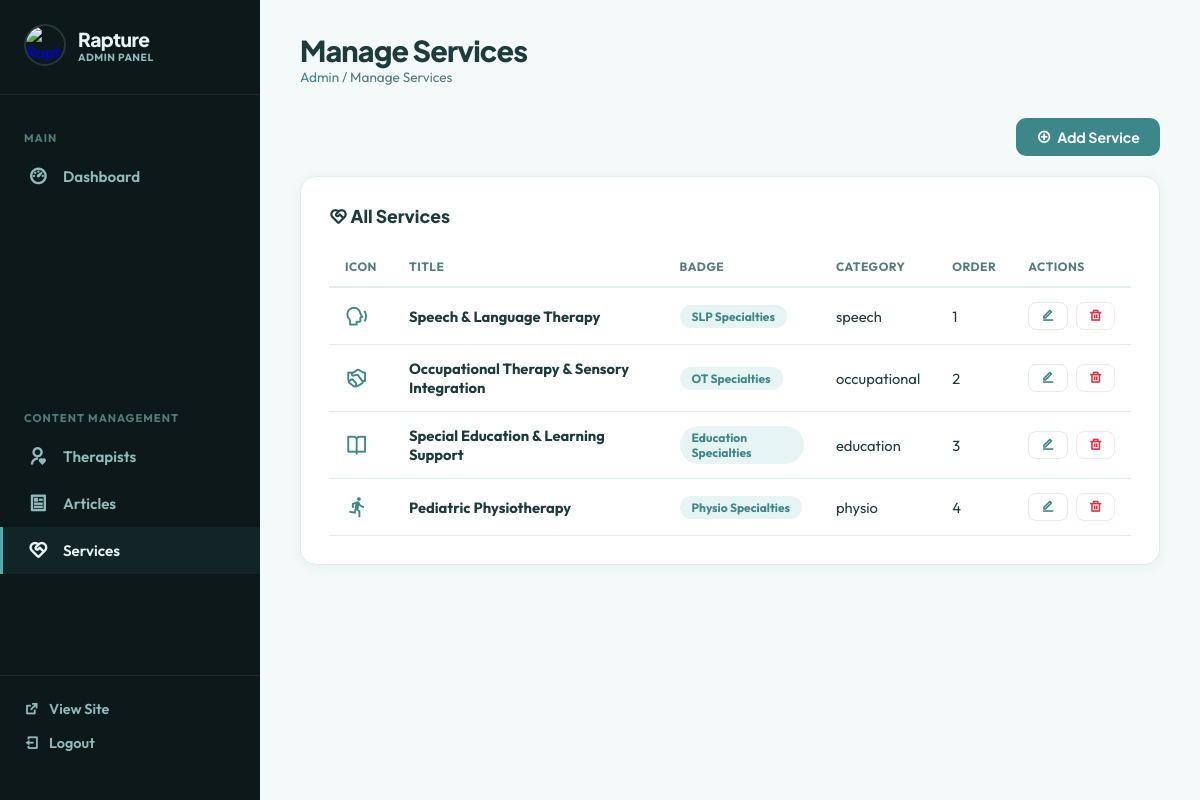
The app's page /admin/services.php (signed in) with its own data.
### tables this page shows
CREATE TABLE services (
            id INTEGER PRIMARY KEY AUTOINCREMENT,
            title TEXT NOT NULL,
            slug TEXT UNIQUE NOT NULL,
            badge_text TEXT DEFAULT '',
            description TEXT DEFAULT '',
            sub_sections TEXT DEFAULT '[]',
            conditions_list TEXT DEFAULT '[]',
            red_flags TEXT DEFAULT '[]',
            card_title TEXT DEFAULT '',
            icon TEXT DEFAULT 'ri-heart-pulse-line',
            category_color TEXT DEFAULT 'speech',
            sort_order INTEGER DEFAULT 0,
            created_at DATETIME DEFAULT CURRENT_TIMESTAMP
        );

### admin/services.php (the view, shortened to what this page needs)
<?php
$db = getDB();
$action = $_GET['action'] ?? 'list';
$editData = null;
require_once __DIR__ . '/includes/header.php';
?>
<?php if ($action === 'add' || $action === 'edit'): ?>
<div class="admin-card">
    <h3><i class="ri-<?= $action === 'edit' ? 'edit' : 'add-circle' ?>-line"></i> <?= $action === 'edit' ? 'Edit' : 'Add' ?> Service</h3>
    <form method="POST" class="admin-form">
        <input type="hidden" name="edit_id" value="<?= $editData['id'] ?? 0 ?>">
        <div class="form-row-admin">
            <div class="form-group">
                <label for="title">Service Title *</label>
                <input type="text" id="title" name="title" value="<?= htmlspecialchars($editData['title'] ?? '') ?>" required placeholder="e.g. Speech & Language Therapy">
            </div>
            <div class="form-group">
                <label for="slug">URL Slug</label>
                <input type="text" id="slug" name="slug" value="<?= htmlspecialchars($editData['slug'] ?? '') ?>" placeholder="Auto-generated if blank">
            </div>
        </div>
        <div class="form-row-admin">
            <div class="form-group">
                <label for="badge_text">Badge Text</label>
                <input type="text" id="badge_text" name="badge_text" value="<?= htmlspecialchars($editData['badge_text'] ?? '') ?>" placeholder="e.g. SLP Specialties">
            </div>
            <div class="form-group">
                <label for="card_title">Card Title</label>
                <input type="text" id="card_title" name="card_title" value="<?= htmlspecialchars($editData['card_title'] ?? '') ?>" placeholder="Short card heading">
            </div>
        </div>
        <div class="form-group">
            <label for="description">Description</label>
            <textarea id="description" name="description"><?= htmlspecialchars($editData['description'] ?? '') ?></textarea>
        </div>
        <div class="form-group">
            <label for="sub_sections">Sub-Sections (JSON array: [{"title":"...","content":"..."}])</label>
            <textarea id="sub_sections" name="sub_sections" style="font-family: monospace; font-size: 0.85rem;"><?= htmlspecialchars($editData['sub_sections'] ?? '[]') ?></textarea>
        </div>
        <div class="form-group">
            <label for="conditions_list">Conditions List (JSON array: ["item1","item2"])</label>
            <textarea id="conditions_list" name="conditions_list" style="font-family: monospace; font-size: 0.85rem;"><?= htmlspecialchars($editData['conditions_list'] ?? '[]') ?></textarea>
        </div>
        <div class="form-group">
            <label for="red_flags">Red Flags (JSON array: ["flag1","flag2"])</label>
            <textarea id="red_flags" name="red_flags" style="font-family: monospace; font-size: 0.85rem;"><?= htmlspecialchars($editData['red_flags'] ?? '[]') ?></textarea>
        </div>
        <div class="form-row-admin">
            <div class="form-group">
                <label for="icon">Remix Icon Class</label>
                <input type="text" id="icon" name="icon" value="<?= htmlspecialchars($editData['icon'] ?? 'ri-heart-pulse-line') ?>" placeholder="ri-heart-pulse-line">
            </div>
            <div class="form-group">
                <label for="category_color">Category Color</label>
                <select id="category_color" name="category_color">
                    <option value="speech" <?= ($editData['category_color'] ?? '') === 'speech' ? 'selected' : '' ?>>Speech (Teal)</option>
                    <option value="occupational" <?= ($editData['category_color'] ?? '') === 'occupational' ? 'selected' : '' ?>>Occupational (Green)</option>
                    <option value="education" <?= ($editData['category_color'] ?? '') === 'education' ? 'selected' : '' ?>>Education (Purple)</option>
                    <option value="physio" <?= ($editData['category_color'] ?? '') === 'physio' ? 'selected' : '' ?>>Physio (Blue)</option>
                </select>
            </div>
        </div>
        <div class="form-group">
            <label for="sort_order">Sort Order</label>
            <input type="number" id="sort_order" name="sort_order" value="<?= htmlspecialchars($editData['sort_order'] ?? '0') ?>">
        </div>
        <div class="admin-modal-actions" style="justify-content: flex-start;">
            <button type="submit" class="btn-admin btn-admin-primary"><i class="ri-save-line"></i> <?= $action === 'edit' ? 'Update' : 'Add' ?> Service</button>
            <a href="services.php" class="btn-admin btn-admin-outline">Cancel</a>
        </div>
    </form>
</div>
<?php else: ?>
<div style="display: flex; justify-content: flex-end; margin-bottom: 20px;">
    <a href="services.php?action=add" class="btn-admin btn-admin-primary"><i class="ri-add-circle-line"></i> Add Service</a>
</div>
<div class="admin-card">
    <h3><i class="ri-service-line"></i> All Services</h3>
    <table class="admin-table">
        <thead>
            <tr>
                <th>Icon</th>
                <th>Title</th>
                <th>Badge</th>
                <th>Category</th>
                <th>Order</th>
                <th>Actions</th>
            </tr>
        </thead>
        <tbody>
            <?php
            $services = $db->query('SELECT * FROM services ORDER BY sort_order ASC');
            while ($s = $services->fetch()):
            ?>
            <tr>
                <td><i class="<?= htmlspecialchars($s['icon']) ?>" style="font-size: 1.4rem; color: #3d878a;"></i></td>
                <td><strong><?= htmlspecialchars($s['title']) ?></strong></td>
                <td><span class="badge badge-info"><?= htmlspecialchars($s['badge_text']) ?></span></td>
                <td><?= htmlspecialchars($s['category_color']) ?></td>
                <td><?= $s['sort_order'] ?></td>
                <td>
                    <div class="action-btns">
                        <a href="services.php?action=edit&id=<?= $s['id'] ?>" class="btn-admin btn-admin-outline btn-admin-sm"><i class="ri-edit-line"></i></a>
                        <a href="services.php?action=delete&id=<?= $s['id'] ?>" class="btn-admin btn-admin-danger btn-admin-sm" onclick="return confirm('Delete this service?')"><i class="ri-delete-bin-line"></i></a>
                    </div>
                </td>
            </tr>
            <?php endwhile; ?>
        </tbody>
    </table>
</div>
<?php endif; ?>
<?php require_once __DIR__ . '/includes/footer.php'; ?>

### admin/includes/header.php (style rules this page uses)
:root { --primary: #3d878a; --primary-light: #f0f8f8; --primary-medium: #54a6a9; --text-dark: #1d3b3c; --text-muted: #527c7e; --sidebar-bg: #0c1819; --sidebar-hover: #122425; --card-bg: #ffffff; --body-bg: #f4f9f9; --success: #076c18; --danger: #dc3545; --warning: #ffb547; --border: #e2eced; --shadow: 0 2px 12px rgba(61, 135, 138, 0.08); }
* { box-sizing: border-box; margin: 0; padding: 0; }
body { font-family: 'Outfit', sans-serif; background: var(--body-bg); color: var(--text-dark); display: flex; min-height: 100vh; }
.admin-card { background: var(--card-bg); border-radius: 16px; border: 1px solid var(--border); box-shadow: var(--shadow); padding: 28px; margin-bottom: 24px; }
.admin-card h3 { font-family: 'Plus Jakarta Sans', sans-serif; font-size: 1.1rem; font-weight: 800; color: var(--text-dark); margin-bottom: 20px; }
.admin-table { width: 100%; border-collapse: collapse; }
.admin-table th { text-align: left; padding: 12px 16px; font-size: 0.75rem; text-transform: uppercase; letter-spacing: 0.5px; color: var(--text-muted); font-weight: 700; border-bottom: 2px solid var(--border); }
.admin-table td { padding: 14px 16px; border-bottom: 1px solid var(--border); font-size: 0.92rem; vertical-align: middle; }
.btn-admin { display: inline-flex; align-items: center; gap: 6px; padding: 10px 20px; border-radius: 10px; font-family: 'Plus Jakarta Sans', sans-serif; font-weight: 700; font-size: 0.88rem; cursor: pointer; border: none; transition: all 0.2s ease; text-decoration: none; }
.btn-admin-primary { background: var(--primary); color: #fff; }
.btn-admin-outline { background: transparent; color: var(--primary); border: 1.5px solid var(--border); }
.btn-admin-danger { background: transparent; color: var(--danger); border: 1.5px solid #fce4e4; }
.btn-admin-sm { padding: 6px 12px; font-size: 0.8rem; border-radius: 8px; }
.action-btns { display: flex; gap: 8px; }
.badge { display: inline-flex; align-items: center; gap: 5px; padding: 4px 12px; border-radius: 20px; font-size: 0.75rem; font-weight: 700; }
.badge-info { background: #e6f4f4; color: #3d878a; }

### records on screen
services: title "Speech & Language Therapy", badge_text "SLP Specialties", category_color "speech", sort_order "1"
services: title "Occupational Therapy & Sensory Integration", badge_text "OT Specialties", category_color "occupational", sort_order "2"
services: title "Special Education & Learning Support", badge_text "Education Specialties", category_color "education", sort_order "3"
services: title "Pediatric Physiotherapy", badge_text "Physio Specialties", category_color "physio", sort_order "4"

### other values on screen
$admin_title "Manage Services"
